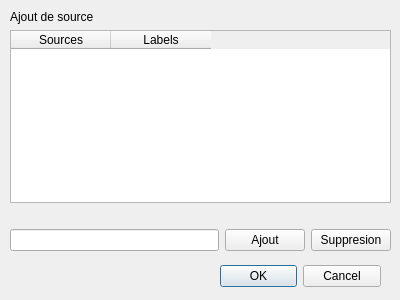
<?xml version="1.0" encoding="UTF-8"?>
<ui version="4.0">
 <class>Dialog</class>
 <widget class="QDialog" name="Dialog">
  <property name="geometry">
   <rect>
    <x>0</x>
    <y>0</y>
    <width>400</width>
    <height>300</height>
   </rect>
  </property>
  <property name="windowTitle">
   <string>Dialog</string>
  </property>
  <widget class="QDialogButtonBox" name="buttonBox">
   <property name="geometry">
    <rect>
     <x>220</x>
     <y>260</y>
     <width>161</width>
     <height>32</height>
    </rect>
   </property>
   <property name="orientation">
    <enum>Qt::Horizontal</enum>
   </property>
   <property name="standardButtons">
    <set>QDialogButtonBox::Cancel|QDialogButtonBox::Ok</set>
   </property>
  </widget>
  <widget class="QWidget" name="verticalLayoutWidget">
   <property name="geometry">
    <rect>
     <x>10</x>
     <y>10</y>
     <width>381</width>
     <height>241</height>
    </rect>
   </property>
   <layout class="QVBoxLayout" name="verticalLayout">
    <item>
     <widget class="QLabel" name="label">
      <property name="text">
       <string>Ajout de source</string>
      </property>
     </widget>
    </item>
    <item>
     <widget class="QTableWidget" name="tabSource">
      <column>
       <property name="text">
        <string>Sources</string>
       </property>
      </column>
      <column>
       <property name="text">
        <string>Labels</string>
       </property>
      </column>
     </widget>
    </item>
    <item>
     <spacer name="horizontalSpacer">
      <property name="orientation">
       <enum>Qt::Horizontal</enum>
      </property>
      <property name="sizeHint" stdset="0">
       <size>
        <width>40</width>
        <height>20</height>
       </size>
      </property>
     </spacer>
    </item>
    <item>
     <layout class="QHBoxLayout" name="horizontalLayout">
      <item>
       <widget class="QLineEdit" name="addSourceLine"/>
      </item>
      <item>
       <widget class="QPushButton" name="ajoutButton">
        <property name="text">
         <string>Ajout</string>
        </property>
       </widget>
      </item>
      <item>
       <widget class="QPushButton" name="supprButton">
        <property name="text">
         <string>Suppresion</string>
        </property>
       </widget>
      </item>
     </layout>
    </item>
   </layout>
  </widget>
 </widget>
 <resources/>
 <connections>
  <connection>
   <sender>buttonBox</sender>
   <signal>accepted()</signal>
   <receiver>Dialog</receiver>
   <slot>accept()</slot>
   <hints>
    <hint type="sourcelabel">
     <x>248</x>
     <y>254</y>
    </hint>
    <hint type="destinationlabel">
     <x>157</x>
     <y>274</y>
    </hint>
   </hints>
  </connection>
  <connection>
   <sender>buttonBox</sender>
   <signal>rejected()</signal>
   <receiver>Dialog</receiver>
   <slot>reject()</slot>
   <hints>
    <hint type="sourcelabel">
     <x>316</x>
     <y>260</y>
    </hint>
    <hint type="destinationlabel">
     <x>286</x>
     <y>274</y>
    </hint>
   </hints>
  </connection>
 </connections>
</ui>
